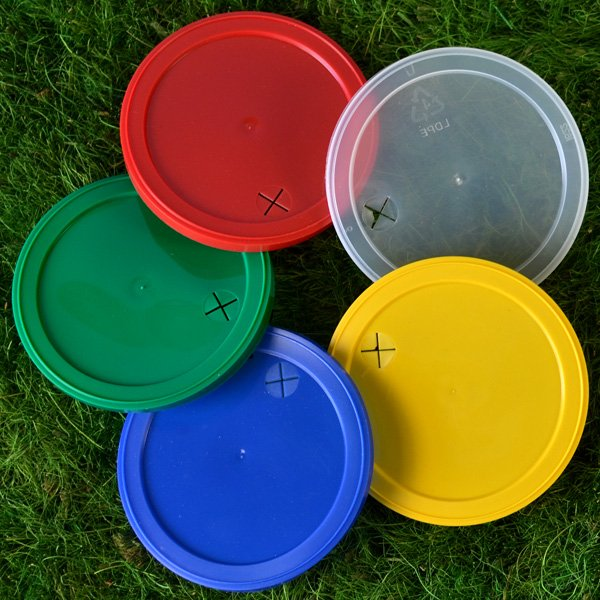
#> input picture Day-2/colors3.jpg, 600 x 600 px
$ python Color_segmentation.py
#> lines starting #> are read from the running program, lines starting #| are printed output that depends on the picture; after the words box and inside, x2 and y2 are one past the last pixel; in counts of white or black regions, pixels touching at a corner belong together
import cv2
import numpy as np

img = cv2.imread('colors3.jpg')
#> img is the input picture: shape (600, 600, 3); mean B, G, R 62.8, 89, 82.9
hsv = cv2.cvtColor(img,cv2.COLOR_BGR2HSV)
#> hsv: shape (600, 600, 3); mean H, S, V 62.5, 198.7, 129.9

lower_color = np.array((96,227,130))
upper_color = np.array((140,255,255))

mask = cv2.inRange(hsv,lower_color,upper_color)
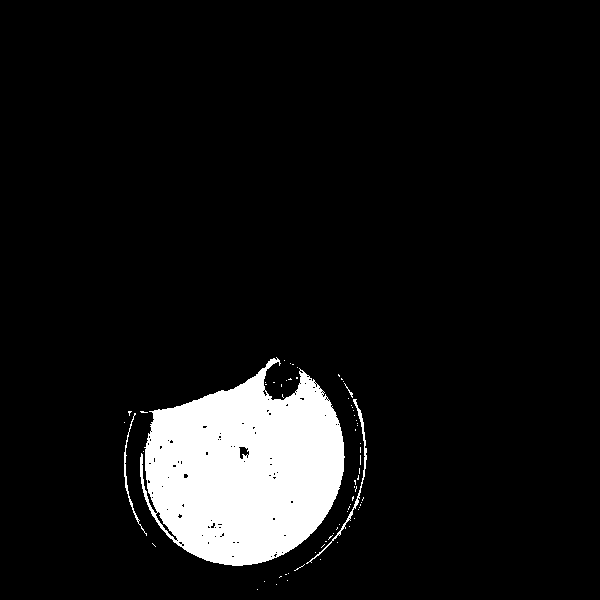
#> mask: shape (600, 600); 8.3% white; 69 white regions (65 under 20 px), largest, box (x1, y1, x2, y2) and area: (140, 357, 345, 566) 29233, (306, 399, 367, 564) 399, (124, 413, 147, 536) 215, (344, 383, 353, 398) 24

cv2.imshow('IMG',img)
cv2.imshow('HSV',hsv)
cv2.imshow('mask',mask)


cv2.waitKey(0)
cv2.destroyAllWindows()
